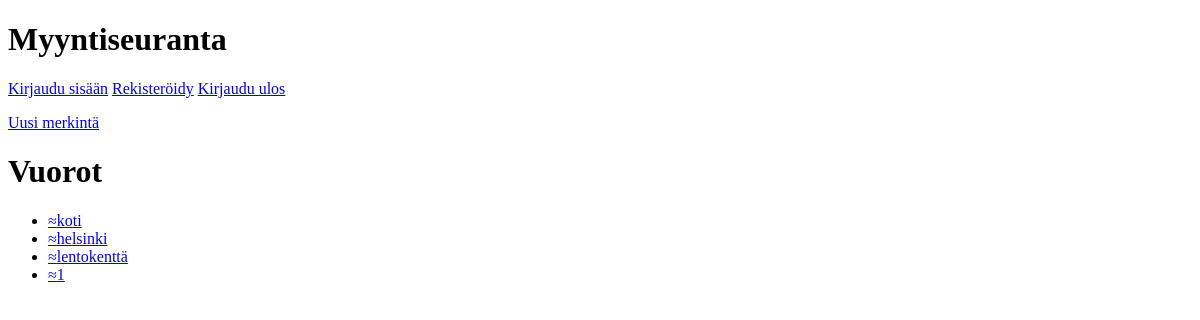
The app's page /, older data.
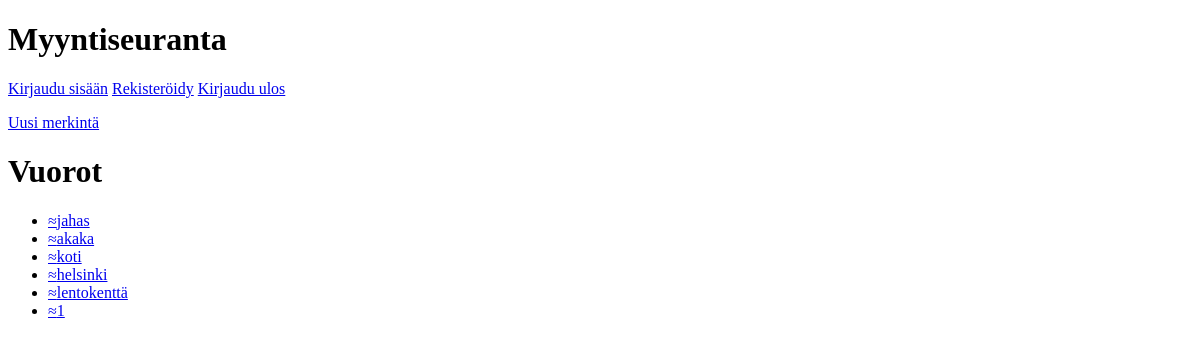
The same page, newer data.
### tables this page shows
CREATE TABLE shifts (
    id INTEGER PRIMARY KEY,
    location TEXT NOT NULL,
    duration INTEGER NOT NULL,
    shift_date DATE NOT NULL,
    user_id INTEGER REFERENCES users
);

### app.py (the view)
@app.route("/")
def index():
    shift_list = shifts.get_shifts()
    return render_template("index.html", shifts = shift_list)

### db.py (called while the page is built)
def get_connection():
    con = sqlite3.connect("database.db")
    con.execute("PRAGMA foreign_keys = ON")
    con.row_factory = sqlite3.Row
    return con

def query(sql, params=[]):
    con = get_connection()
    result = con.execute(sql, params).fetchall()
    con.close()
    return result

### shifts.py (called while the page is built)
def get_shifts():
    sql = "SELECT id, location, shift_date, user_id FROM shifts ORDER BY id DESC"
    return db.query(sql)

### templates/index.html (shortened to what this page needs)
<!DOCTYPE html>
<html>
<head>
</head>
<body>
  <h1>Myyntiseuranta </h1>
  <p>
    <a href="/login">Kirjaudu sisään</a>
    <a href="/register">Rekisteröidy</a>
    <a href="/logout">Kirjaudu ulos</a>
  </p>
  <p>
    <a href="/new_shift">Uusi merkintä </a>
  </p>
  <h1>Vuorot</h1>
  <ul>
    {% for shift in shifts %}
    <li><a href="/shift/{{ shift.id }}">≈{{ shift.location }}</a></li>
    {% endfor %}
  </ul>
</body>
</html>

Row changes from the older to the newer data that the page shows:
added shifts: location "jahas"
added shifts: location "akaka"
